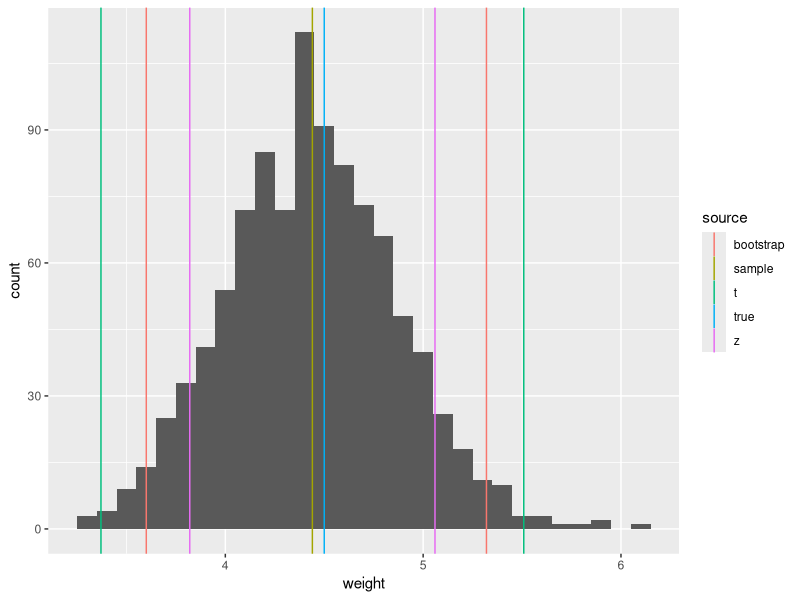
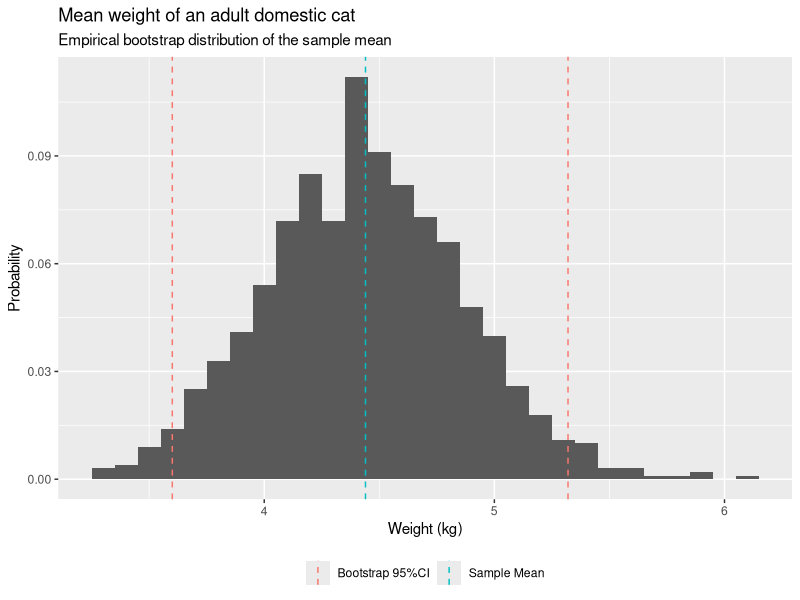

Write the R code that produced these figures, in order.
#
# Example for use in a blog post.
#

library(boot)
library(data.table)
library(ggplot2)
library(knitr)

set.seed(5295211)

trueMean <- 4.5
trueSd <- 1

cats <- data.table(
  catName = c(
    'Apollo', 'Bean', 'Casper', 'Daisy', 'Ella',
    'Finn', 'Ginger', 'Harley', 'Iago', 'Jasper'),
  weight = round(rnorm(10, trueMean, trueSd), 1)
)

printCatsTable <- function(cats) {
  cat(kable(rbind(
    cats[order(catName)],
    cats[, .(catName = '**mean**', weight = round(mean(weight), 1))])
    ), sep = '\n')
}
printCatsTable(cats)

# Example sample 1:
printCatsTable(cats[sample.int(nrow(cats), replace = TRUE)])

# Example sample 2:
printCatsTable(cats[sample.int(nrow(cats), replace = TRUE)])

# Find bootstrap confidence intervals.
catsBoot <- boot(
  cats,
  function (data, indexes) mean(data[indexes, weight]),
  1000)

catsBootCi <- boot.ci(catsBoot, type = 'perc', index = 1)
catsBootCi

# We know the population variance for this example, so we can get normal CIs.
q <- c(0.025, 0.975)
n <- nrow(cats)
catsZCi <- mean(cats$weight) + qnorm(q) * trueSd / sqrt(n)
catsZCi

# If we didn't know the population variance, we'd find t CIs.
catsTCi <- mean(cats$weight) + qt(q, n - 1) * sd(cats$weight) / sqrt(n)
catsTCi

# Plot of all the various CIs...
markup <- data.table(
  statistic = c(
    rep('mean', times = 2),
    rep(c('lo', 'hi'), times = 3)
  ),
  source = c(
    'true', 'sample',
    rep(c('bootstrap', 'z', 't'), each = 2)
  ),
  weight = c(
    trueMean, mean(cats$weight),
    catsBootCi$percent[4:5],
    catsZCi,
    catsTCi
  )
)
markup

ggsave(
  file = 'doc/cats-example-full.svg', width = 4, height = 3,
  ggplot(data.table(weight = catsBoot$t[,1]), aes(weight)) +
    geom_histogram(binwidth = 0.1) +
    geom_vline(
      data = markup,
      aes(xintercept = weight, color = source, group = statistic)))

simpleMarkup <- data.table(
  source = c('Sample Mean', rep('Bootstrap 95%CI', 2)),
  statistic = c('mean', 'lo', 'hi'),
  weight = c(mean(cats$weight), catsBootCi$percent[4:5])
)

ggsave(
  file = 'doc/cats-example.svg', width = 6, height = 4,
  ggplot(data.table(weight = catsBoot$t[,1]), aes(weight)) +
    geom_histogram(aes(y = stat(count / sum(count))), binwidth = 0.1) +
    geom_vline(
      data = simpleMarkup,
      aes(xintercept = weight, color = source, group = statistic),
      linetype = 'dashed') +
      theme(legend.title = element_blank(), legend.position = 'bottom') +
    labs(
      title = 'Mean weight of an adult domestic cat',
      subtitle = 'Empirical bootstrap distribution of the sample mean') +
      xlab('Weight (kg)') +
      ylab('Probability'))
